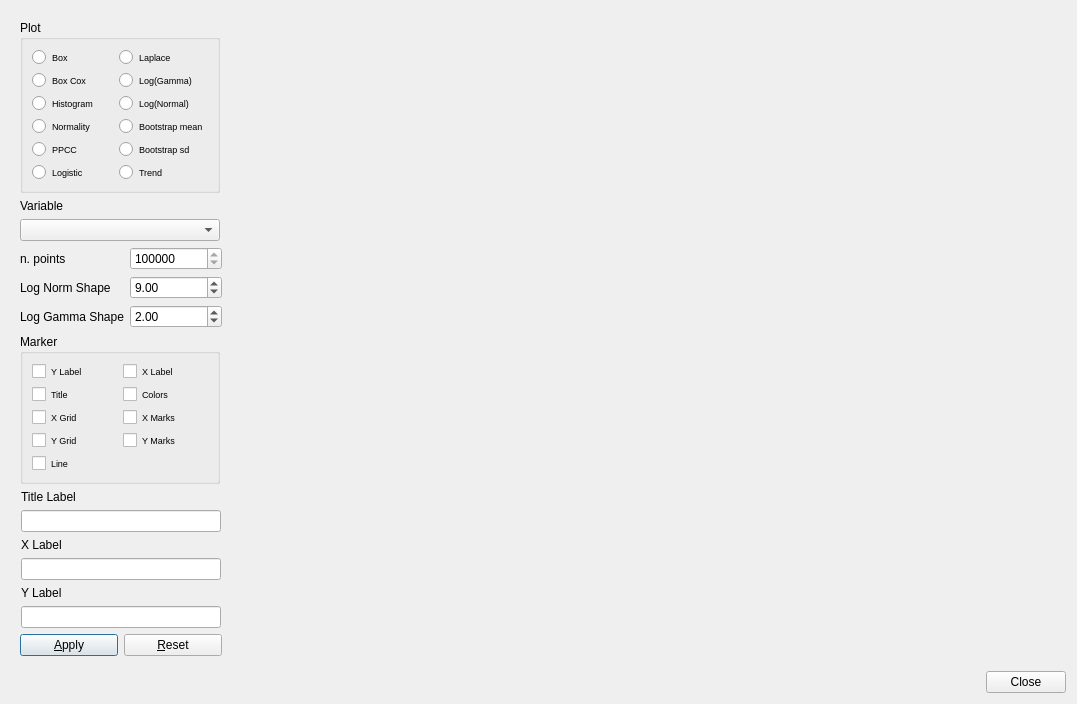
<?xml version="1.0" encoding="UTF-8"?>
<ui version="4.0">
 <class>Dialog</class>
 <widget class="QDialog" name="Dialog">
  <property name="geometry">
   <rect>
    <x>0</x>
    <y>0</y>
    <width>1077</width>
    <height>682</height>
   </rect>
  </property>
  <property name="windowTitle">
   <string>Univariate Plot</string>
  </property>
  <layout class="QVBoxLayout" name="verticalLayout_4">
   <item>
    <widget class="QWidget" name="centralwidget" native="true">
     <layout class="QHBoxLayout" name="horizontalLayout_6">
      <item>
       <layout class="QVBoxLayout" name="verticalLayout_3">
        <item>
         <widget class="QGroupBox" name="PgroupBox">
          <property name="sizePolicy">
           <sizepolicy hsizetype="Fixed" vsizetype="Preferred">
            <horstretch>0</horstretch>
            <verstretch>0</verstretch>
           </sizepolicy>
          </property>
          <property name="minimumSize">
           <size>
            <width>200</width>
            <height>0</height>
           </size>
          </property>
          <property name="maximumSize">
           <size>
            <width>200</width>
            <height>16777215</height>
           </size>
          </property>
          <property name="title">
           <string>Plot</string>
          </property>
          <layout class="QVBoxLayout" name="verticalLayout_2">
           <item>
            <layout class="QGridLayout" name="gridLayout">
             <item row="5" column="0">
              <widget class="QRadioButton" name="PPCCradioButton">
               <property name="font">
                <font>
                 <pointsize>7</pointsize>
                </font>
               </property>
               <property name="text">
                <string>PPCC</string>
               </property>
              </widget>
             </item>
             <item row="4" column="1">
              <widget class="QRadioButton" name="BootmeanradioButton">
               <property name="font">
                <font>
                 <pointsize>7</pointsize>
                </font>
               </property>
               <property name="text">
                <string>Bootstrap mean</string>
               </property>
              </widget>
             </item>
             <item row="5" column="1">
              <widget class="QRadioButton" name="BootsdradioButton">
               <property name="font">
                <font>
                 <pointsize>7</pointsize>
                </font>
               </property>
               <property name="text">
                <string>Bootstrap sd</string>
               </property>
              </widget>
             </item>
             <item row="6" column="0">
              <widget class="QRadioButton" name="logisticradioButton">
               <property name="font">
                <font>
                 <pointsize>7</pointsize>
                </font>
               </property>
               <property name="text">
                <string>Logistic</string>
               </property>
              </widget>
             </item>
             <item row="3" column="0">
              <widget class="QRadioButton" name="histogramradioButton">
               <property name="font">
                <font>
                 <pointsize>7</pointsize>
                </font>
               </property>
               <property name="text">
                <string>Histogram</string>
               </property>
              </widget>
             </item>
             <item row="3" column="1">
              <widget class="QRadioButton" name="lognormalradioButton">
               <property name="font">
                <font>
                 <pointsize>7</pointsize>
                </font>
               </property>
               <property name="text">
                <string>Log(Normal)</string>
               </property>
              </widget>
             </item>
             <item row="0" column="0">
              <widget class="QRadioButton" name="BoxradioButton">
               <property name="font">
                <font>
                 <pointsize>7</pointsize>
                </font>
               </property>
               <property name="text">
                <string>Box</string>
               </property>
              </widget>
             </item>
             <item row="0" column="1">
              <widget class="QRadioButton" name="laplaceradioButton">
               <property name="font">
                <font>
                 <pointsize>7</pointsize>
                </font>
               </property>
               <property name="text">
                <string>Laplace</string>
               </property>
              </widget>
             </item>
             <item row="2" column="1">
              <widget class="QRadioButton" name="logammaradioButton">
               <property name="font">
                <font>
                 <pointsize>7</pointsize>
                </font>
               </property>
               <property name="text">
                <string>Log(Gamma)</string>
               </property>
              </widget>
             </item>
             <item row="4" column="0">
              <widget class="QRadioButton" name="NormalityradioButton">
               <property name="font">
                <font>
                 <pointsize>7</pointsize>
                </font>
               </property>
               <property name="text">
                <string>Normality</string>
               </property>
              </widget>
             </item>
             <item row="2" column="0">
              <widget class="QRadioButton" name="BoxCoxradioButton">
               <property name="font">
                <font>
                 <pointsize>7</pointsize>
                </font>
               </property>
               <property name="text">
                <string>Box Cox</string>
               </property>
              </widget>
             </item>
             <item row="6" column="1">
              <widget class="QRadioButton" name="trendradioButton">
               <property name="font">
                <font>
                 <pointsize>7</pointsize>
                </font>
               </property>
               <property name="text">
                <string>Trend</string>
               </property>
              </widget>
             </item>
            </layout>
           </item>
          </layout>
         </widget>
        </item>
        <item>
         <layout class="QGridLayout" name="gridLayout_2">
          <item row="0" column="0">
           <widget class="QLabel" name="Ylabel">
            <property name="text">
             <string>Variable</string>
            </property>
           </widget>
          </item>
          <item row="1" column="0" colspan="2">
           <widget class="QComboBox" name="YcomboBox">
            <property name="sizePolicy">
             <sizepolicy hsizetype="Fixed" vsizetype="Fixed">
              <horstretch>0</horstretch>
              <verstretch>0</verstretch>
             </sizepolicy>
            </property>
            <property name="minimumSize">
             <size>
              <width>200</width>
              <height>0</height>
             </size>
            </property>
            <property name="maximumSize">
             <size>
              <width>200</width>
              <height>16777215</height>
             </size>
            </property>
           </widget>
          </item>
          <item row="2" column="0">
           <widget class="QLabel" name="label_4">
            <property name="text">
             <string>n. points</string>
            </property>
           </widget>
          </item>
          <item row="2" column="1">
           <widget class="QSpinBox" name="spinBox">
            <property name="sizePolicy">
             <sizepolicy hsizetype="Minimum" vsizetype="Fixed">
              <horstretch>0</horstretch>
              <verstretch>0</verstretch>
             </sizepolicy>
            </property>
            <property name="minimum">
             <number>100000</number>
            </property>
            <property name="maximum">
             <number>1000000</number>
            </property>
            <property name="singleStep">
             <number>10000</number>
            </property>
           </widget>
          </item>
          <item row="3" column="0">
           <widget class="QLabel" name="label_5">
            <property name="text">
             <string>Log Norm Shape</string>
            </property>
           </widget>
          </item>
          <item row="3" column="1">
           <widget class="QDoubleSpinBox" name="lognormdoubleSpinBox">
            <property name="maximum">
             <double>10.000000000000000</double>
            </property>
            <property name="value">
             <double>9.000000000000000</double>
            </property>
           </widget>
          </item>
          <item row="4" column="0">
           <widget class="QLabel" name="label_6">
            <property name="text">
             <string>Log Gamma Shape</string>
            </property>
           </widget>
          </item>
          <item row="4" column="1">
           <widget class="QDoubleSpinBox" name="logammadoubleSpinBox">
            <property name="maximum">
             <double>10.000000000000000</double>
            </property>
            <property name="singleStep">
             <double>1.000000000000000</double>
            </property>
            <property name="value">
             <double>2.000000000000000</double>
            </property>
           </widget>
          </item>
         </layout>
        </item>
        <item>
         <widget class="QGroupBox" name="MarkergroupBox">
          <property name="sizePolicy">
           <sizepolicy hsizetype="Fixed" vsizetype="Preferred">
            <horstretch>0</horstretch>
            <verstretch>0</verstretch>
           </sizepolicy>
          </property>
          <property name="minimumSize">
           <size>
            <width>200</width>
            <height>0</height>
           </size>
          </property>
          <property name="maximumSize">
           <size>
            <width>200</width>
            <height>16777215</height>
           </size>
          </property>
          <property name="title">
           <string>Marker</string>
          </property>
          <layout class="QVBoxLayout" name="verticalLayout">
           <item>
            <layout class="QHBoxLayout" name="horizontalLayout">
             <item>
              <widget class="QCheckBox" name="YcheckBox">
               <property name="font">
                <font>
                 <pointsize>7</pointsize>
                </font>
               </property>
               <property name="text">
                <string>Y Label</string>
               </property>
              </widget>
             </item>
             <item>
              <widget class="QCheckBox" name="XcheckBox">
               <property name="font">
                <font>
                 <pointsize>7</pointsize>
                </font>
               </property>
               <property name="text">
                <string>X Label</string>
               </property>
              </widget>
             </item>
            </layout>
           </item>
           <item>
            <layout class="QHBoxLayout" name="horizontalLayout_2">
             <item>
              <widget class="QCheckBox" name="TcheckBox">
               <property name="font">
                <font>
                 <pointsize>7</pointsize>
                </font>
               </property>
               <property name="text">
                <string>Title</string>
               </property>
              </widget>
             </item>
             <item>
              <widget class="QCheckBox" name="CcheckBox">
               <property name="font">
                <font>
                 <pointsize>7</pointsize>
                </font>
               </property>
               <property name="text">
                <string>Colors</string>
               </property>
              </widget>
             </item>
            </layout>
           </item>
           <item>
            <layout class="QHBoxLayout" name="horizontalLayout_3">
             <item>
              <widget class="QCheckBox" name="XGcheckBox">
               <property name="font">
                <font>
                 <pointsize>7</pointsize>
                </font>
               </property>
               <property name="text">
                <string>X Grid</string>
               </property>
              </widget>
             </item>
             <item>
              <widget class="QCheckBox" name="XMcheckBox">
               <property name="font">
                <font>
                 <pointsize>7</pointsize>
                </font>
               </property>
               <property name="text">
                <string>X Marks</string>
               </property>
              </widget>
             </item>
            </layout>
           </item>
           <item>
            <layout class="QHBoxLayout" name="horizontalLayout_4">
             <item>
              <widget class="QCheckBox" name="YGcheckBox">
               <property name="font">
                <font>
                 <pointsize>7</pointsize>
                </font>
               </property>
               <property name="text">
                <string>Y Grid</string>
               </property>
              </widget>
             </item>
             <item>
              <widget class="QCheckBox" name="YMcheckBox">
               <property name="font">
                <font>
                 <pointsize>7</pointsize>
                </font>
               </property>
               <property name="text">
                <string>Y Marks</string>
               </property>
              </widget>
             </item>
            </layout>
           </item>
           <item>
            <widget class="QCheckBox" name="LcheckBox">
             <property name="font">
              <font>
               <pointsize>7</pointsize>
              </font>
             </property>
             <property name="text">
              <string>Line</string>
             </property>
            </widget>
           </item>
          </layout>
         </widget>
        </item>
        <item>
         <layout class="QGridLayout" name="gridLayout_3">
          <item row="3" column="0">
           <widget class="QLineEdit" name="XlineEdit">
            <property name="sizePolicy">
             <sizepolicy hsizetype="Fixed" vsizetype="Fixed">
              <horstretch>0</horstretch>
              <verstretch>0</verstretch>
             </sizepolicy>
            </property>
            <property name="minimumSize">
             <size>
              <width>200</width>
              <height>0</height>
             </size>
            </property>
            <property name="maximumSize">
             <size>
              <width>200</width>
              <height>16777215</height>
             </size>
            </property>
           </widget>
          </item>
          <item row="1" column="0">
           <widget class="QLineEdit" name="TlineEdit">
            <property name="sizePolicy">
             <sizepolicy hsizetype="Fixed" vsizetype="Fixed">
              <horstretch>0</horstretch>
              <verstretch>0</verstretch>
             </sizepolicy>
            </property>
            <property name="minimumSize">
             <size>
              <width>200</width>
              <height>0</height>
             </size>
            </property>
            <property name="maximumSize">
             <size>
              <width>200</width>
              <height>16777215</height>
             </size>
            </property>
           </widget>
          </item>
          <item row="0" column="0">
           <widget class="QLabel" name="label">
            <property name="text">
             <string>Title Label</string>
            </property>
           </widget>
          </item>
          <item row="2" column="0">
           <widget class="QLabel" name="label_2">
            <property name="text">
             <string>X Label</string>
            </property>
           </widget>
          </item>
          <item row="4" column="0">
           <widget class="QLabel" name="label_3">
            <property name="text">
             <string>Y Label</string>
            </property>
           </widget>
          </item>
          <item row="5" column="0">
           <widget class="QLineEdit" name="YlineEdit">
            <property name="sizePolicy">
             <sizepolicy hsizetype="Fixed" vsizetype="Fixed">
              <horstretch>0</horstretch>
              <verstretch>0</verstretch>
             </sizepolicy>
            </property>
            <property name="minimumSize">
             <size>
              <width>200</width>
              <height>0</height>
             </size>
            </property>
            <property name="maximumSize">
             <size>
              <width>200</width>
              <height>16777215</height>
             </size>
            </property>
           </widget>
          </item>
         </layout>
        </item>
        <item>
         <layout class="QHBoxLayout" name="horizontalLayout_5">
          <item>
           <widget class="QPushButton" name="ApplyButton">
            <property name="sizePolicy">
             <sizepolicy hsizetype="Fixed" vsizetype="Fixed">
              <horstretch>0</horstretch>
              <verstretch>0</verstretch>
             </sizepolicy>
            </property>
            <property name="minimumSize">
             <size>
              <width>98</width>
              <height>0</height>
             </size>
            </property>
            <property name="maximumSize">
             <size>
              <width>98</width>
              <height>16777215</height>
             </size>
            </property>
            <property name="text">
             <string>&amp;Apply</string>
            </property>
           </widget>
          </item>
          <item>
           <widget class="QPushButton" name="ResetButton">
            <property name="sizePolicy">
             <sizepolicy hsizetype="Fixed" vsizetype="Fixed">
              <horstretch>0</horstretch>
              <verstretch>0</verstretch>
             </sizepolicy>
            </property>
            <property name="minimumSize">
             <size>
              <width>98</width>
              <height>0</height>
             </size>
            </property>
            <property name="maximumSize">
             <size>
              <width>98</width>
              <height>16777215</height>
             </size>
            </property>
            <property name="text">
             <string>&amp;Reset</string>
            </property>
           </widget>
          </item>
         </layout>
        </item>
       </layout>
      </item>
      <item>
       <widget class="QWidget" name="mplwindow" native="true">
        <property name="sizePolicy">
         <sizepolicy hsizetype="Expanding" vsizetype="Expanding">
          <horstretch>0</horstretch>
          <verstretch>0</verstretch>
         </sizepolicy>
        </property>
        <property name="minimumSize">
         <size>
          <width>0</width>
          <height>0</height>
         </size>
        </property>
        <layout class="QVBoxLayout" name="mplvl"/>
       </widget>
      </item>
     </layout>
    </widget>
   </item>
   <item>
    <layout class="QHBoxLayout" name="horizontalLayout_7">
     <item>
      <spacer name="horizontalSpacer">
       <property name="orientation">
        <enum>Qt::Horizontal</enum>
       </property>
       <property name="sizeHint" stdset="0">
        <size>
         <width>508</width>
         <height>20</height>
        </size>
       </property>
      </spacer>
     </item>
     <item>
      <widget class="QPushButton" name="pushButton">
       <property name="text">
        <string>Close</string>
       </property>
      </widget>
     </item>
    </layout>
   </item>
  </layout>
 </widget>
 <resources/>
 <connections>
  <connection>
   <sender>pushButton</sender>
   <signal>clicked()</signal>
   <receiver>Dialog</receiver>
   <slot>accept()</slot>
   <hints>
    <hint type="sourcelabel">
     <x>615</x>
     <y>643</y>
    </hint>
    <hint type="destinationlabel">
     <x>486</x>
     <y>648</y>
    </hint>
   </hints>
  </connection>
 </connections>
</ui>
